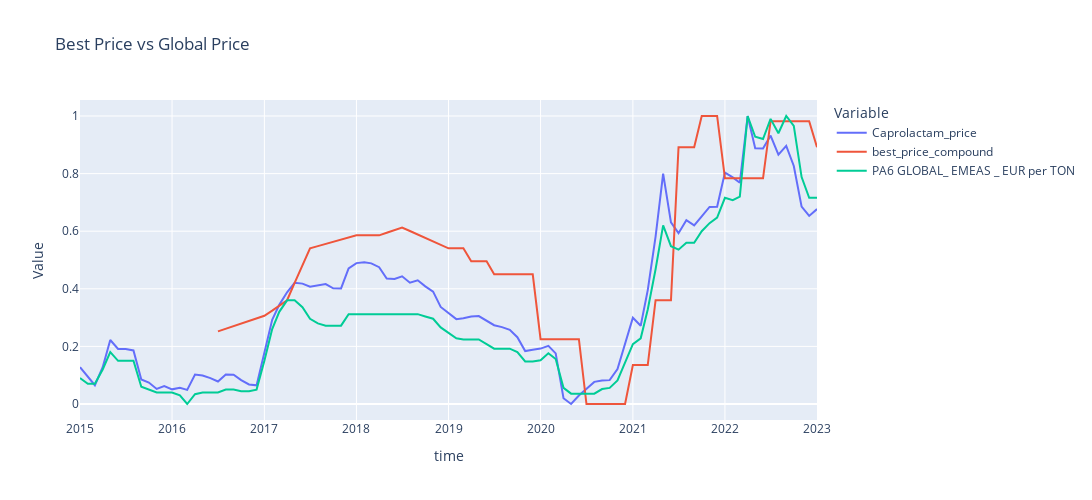

Notebook code for this chart:
### Markdown cell above
Our 3 main variables are: 
- **Caprolactam, because we know that it is the final compound from which PA6 is derived**
- **PA6 Global index, because PA6 is the underlying compound we are purchasing**
- **Best price compound because it is the best buying price we are trying to predict**

### Code cell
subcols = rest
df_selected = df_normalized.loc[:, ['Caprolactam_price', 'best_price_compound', 'PA6 GLOBAL_ EMEAS _ EUR per TON']]
df_melted = df_selected.reset_index().melt(id_vars=df_selected.index.name, var_name='Variable', value_name='Value')
fig = px.line(df_melted, x=df_selected.index.name, y='Value', color='Variable', title='Best Price vs Global Price')
fig.update_layout(width=1300, height=500)
fig.show()
